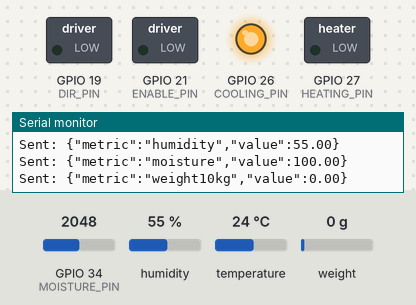
Recording of a sketch running on a simulated ESP32. Shown: switched loads named in the sketch (green lamp = pin HIGH), output pins drawn as LEDs (lit = HIGH), the last lines printed to the serial monitor. The inputs (shaded band) are chosen by the test bench; at power-on: temperature 24 °C, GPIO 34 (MOISTURE_PIN) = 2048, humidity 55 %, weight on the scale 0 g. Pins used as bus, display or sensor lines are not drawn.

Above: at 6.4 s.
6.5 s: temperature set to 29.5 °C
11.2 s: temperature set to 30.6 °C
At 15.3 s:
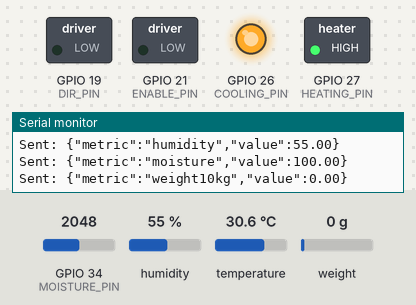
16.5 s: temperature set to 12 °C
At 20.3 s:
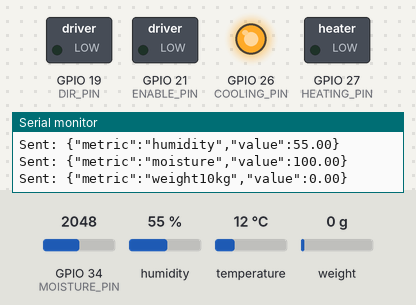
Timing chart, 0 to 21.8 s (numbered marks = the images above; inputs shaded):
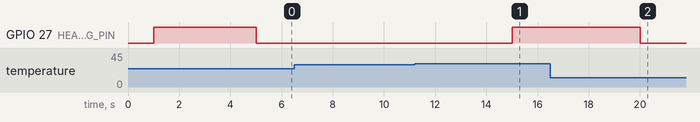

The sketch:

Main_Code_V4.2.ino
```cpp
#include <HardwareSerial.h>
#include "DHT.h"
#include "HX711.h"
#include <AccelStepper.h>
#include <ModbusMaster.h>

// === UART Communication (ESP32 <-> Raspberry Pi) ===
HardwareSerial SerialPi(1);
#define RXD2 13
#define TXD2 14

// === RS485 / Modbus for NPK sensor ===
#define RS485_RX 16
#define RS485_TX 17
HardwareSerial RS485Serial(2);
ModbusMaster node;

// === DHT22 Sensor ===
#define DHTPIN 23
#define DHTTYPE DHT22
DHT dht(DHTPIN, DHTTYPE);

// === Moisture Sensor ===
#define MOISTURE_PIN        34
#define MOISTURE_POWER_PIN  25
int MOISTURE_DRY_RAW = 0;
int MOISTURE_WET_RAW = 2048;

// === Temperature Control (Relays) ===
#define HEATING_PIN  27
#define COOLING_PIN  26

// === HX711 Load Cell (10kg) ===
#define DOUT_10KG 35
#define SCK_PIN   33
HX711 scale10kg;
float calibration_factor_10kg = 450.0;

// === DRV8825 Stepper Motor (for BPA Dispensing) ===
#define DIR_PIN    19
#define STEP_PIN   18
#define ENABLE_PIN 21
AccelStepper stepper(AccelStepper::DRIVER, STEP_PIN, DIR_PIN);
bool motorEnabled = false;

// === DC MOTORS (H-Bridge IN1-4) ===
// Motor A
#define DC_A_IN1 4
#define DC_A_IN2 5
bool dcMotorA_Running = false;
// Motor B
#define DC_B_IN3 2
#define DC_B_IN4 12
bool dcMotorB_Running = false;

// === Constants ===
#define AVG_READINGS 5
float avgBuffer10kg[AVG_READINGS];
int avgIndex = 0;

const float TEMP_MIN = 30.0;
const float TEMP_MAX = 55.0;
unsigned long lastSendTime = 0;
const unsigned long SEND_INTERVAL = 5000;

// === Dispensing Variables ===
bool isDispensing = false;
float targetDispenseAmount = 0.0;
float weightBeforeDispense = 0.0;
float weightTarget = 0.0;
unsigned long dispenseStartTime = 0;
const unsigned long DISPENSE_TIMEOUT = 20000;    // 20s safety cutoff

// === Helper Functions ===
float smooth(float newVal, float buffer[], int size) {
  buffer[avgIndex % size] = newVal;
  float sum = 0;
  for (int i = 0; i < size; i++) sum += buffer[i];
  return sum / size;
}

int readMoistureRaw(uint8_t samples = 10) {
  digitalWrite(MOISTURE_POWER_PIN, HIGH);
  delay(200);
  long sum = 0;
  for (uint8_t i = 0; i < samples; i++) {
    sum += analogRead(MOISTURE_PIN);
    delay(5);
  }
  digitalWrite(MOISTURE_POWER_PIN, LOW);
  return (int)(sum / samples);
}

float rawToMoisturePct(int raw) {
  if (MOISTURE_DRY_RAW == MOISTURE_WET_RAW) return 50.0f;
  float pct = 100.0f * (float)(raw - MOISTURE_DRY_RAW) / (float)(MOISTURE_WET_RAW - MOISTURE_DRY_RAW);
  if (pct < 0.0f) pct = 0.0f;
  if (pct > 100.0f) pct = 100.0f;
  return pct;
}

// === Stepper Motor Control ===
void enableMotor(bool state) {
  digitalWrite(ENABLE_PIN, state ? LOW : HIGH);
  motorEnabled = state;
}

void startDispensing(float manureWeight) {
  targetDispenseAmount = manureWeight * 0.004;

  if (scale10kg.is_ready()) {
    weightBeforeDispense = scale10kg.get_units(5);
    weightTarget = weightBeforeDispense + targetDispenseAmount;
  }

  Serial.printf("🐔 Manure: %.2f kg → BPA target: %.2f kg\n", manureWeight, targetDispenseAmount);

  digitalWrite(DIR_PIN, HIGH);
  delay(5);
  stepper.setSpeed(400);

  isDispensing = true;
  dispenseStartTime = millis();
  Serial.println("✅ Dispensing started - stepper running");
}

void stopDispensing() {
  stepper.setSpeed(0);
  isDispensing = false;
  Serial.println("✅ Dispensing stopped");

  // Start both DC motors after dispensing
  if (!dcMotorA_Running) startMotorA(true);
  if (!dcMotorB_Running) startMotorB(true);
}

// === DC Motor Control ===
void startMotorA(bool forward = true) {
  digitalWrite(DC_A_IN1, forward ? HIGH : LOW);
  digitalWrite(DC_A_IN2, forward ? LOW : HIGH);
  dcMotorA_Running = true;
  Serial.println("🚜 Motor A started");
}

void stopMotorA() {
  digitalWrite(DC_A_IN1, LOW);
  digitalWrite(DC_A_IN2, LOW);
  dcMotorA_Running = false;
  Serial.println("🛑 Motor A stopped");
}

void startMotorB(bool forward = true) {
  digitalWrite(DC_B_IN3, forward ? HIGH : LOW);
  digitalWrite(DC_B_IN4, forward ? LOW : HIGH);
  dcMotorB_Running = true;
  Serial.println("🚜 Motor B started");
}

void stopMotorB() {
  digitalWrite(DC_B_IN3, LOW);
  digitalWrite(DC_B_IN4, LOW);
  dcMotorB_Running = false;
  Serial.println("🛑 Motor B stopped");
}

// === Temperature Control ===
void controlTemperature(float currentTemp) {
  digitalWrite(HEATING_PIN, currentTemp < TEMP_MIN ? LOW : HIGH);
  digitalWrite(COOLING_PIN, currentTemp > TEMP_MAX ? LOW : HIGH);
}

// === Metrics ===
void sendMetric(String metric, float value) {
  String payload = "{\"metric\":\"" + metric + "\",\"value\":" + String(value, 2) + "}\n";
  SerialPi.print(payload);
  Serial.println("Sent: " + payload);
}

// === Setup ===
void setup() {
  Serial.begin(115200);
  SerialPi.begin(9600, SERIAL_8N1, RXD2, TXD2);
  Serial.println("ESP32 Composting + BPA Dispenser Starting...");

  RS485Serial.begin(4800, SERIAL_8N1, RS485_RX, RS485_TX);
  node.begin(1, RS485Serial);

  dht.begin();
  scale10kg.begin(DOUT_10KG, SCK_PIN);
  scale10kg.set_scale(calibration_factor_10kg);
  scale10kg.tare();

  pinMode(MOISTURE_POWER_PIN, OUTPUT);
  digitalWrite(MOISTURE_POWER_PIN, LOW);
  analogSetPinAttenuation(MOISTURE_PIN, ADC_11db);

  pinMode(HEATING_PIN, OUTPUT);
  pinMode(COOLING_PIN, OUTPUT);
  digitalWrite(HEATING_PIN, HIGH);
  digitalWrite(COOLING_PIN, HIGH);

  pinMode(ENABLE_PIN, OUTPUT);
  digitalWrite(ENABLE_PIN, LOW);
  pinMode(DIR_PIN, OUTPUT);
  digitalWrite(DIR_PIN, LOW);

  // DC Motors
  pinMode(DC_A_IN1, OUTPUT);
  pinMode(DC_A_IN2, OUTPUT);
  digitalWrite(DC_A_IN1, LOW);
  digitalWrite(DC_A_IN2, LOW);

  pinMode(DC_B_IN3, OUTPUT);
  pinMode(DC_B_IN4, OUTPUT);
  digitalWrite(DC_B_IN3, LOW);
  digitalWrite(DC_B_IN4, LOW);

  stepper.setMaxSpeed(1000);
  stepper.setAcceleration(500);
  stepper.setSpeed(0);

  for (int i = 0; i < AVG_READINGS; i++) avgBuffer10kg[i] = 0;
  randomSeed(analogRead(0));
}

// === Loop ===
void loop() {
  unsigned long currentTime = millis();

  // --- Sensor reading & temperature control ---
  if (!isDispensing && currentTime - lastSendTime >= SEND_INTERVAL) {
    lastSendTime = currentTime;

    float temperature = dht.readTemperature();
    float humidity = dht.readHumidity();
    if (isnan(temperature)) temperature = 25.0;
    if (isnan(humidity)) humidity = 60.0;

    controlTemperature(temperature);

    int moistureRaw = readMoistureRaw();
    float moisturePct = rawToMoisturePct(moistureRaw);

    float weight10kg = 0;
    if (scale10kg.is_ready()) {
      float w = scale10kg.get_units(5);
      if (w < 0) w = 0;
      weight10kg = smooth(w, avgBuffer10kg, AVG_READINGS);
    }

    sendMetric("temperature", temperature);
    sendMetric("humidity", humidity);
    sendMetric("moisture", moisturePct);
    sendMetric("weight10kg", weight10kg);
  }

  // --- Dispensing timeout ---
  if (isDispensing && millis() - dispenseStartTime > DISPENSE_TIMEOUT) {
    stopDispensing();
    Serial.println("⚠️ Dispense timeout reached!");
  }

  // --- Command Handling ---
  if (SerialPi.available() || Serial.available()) {
    String cmd = SerialPi.available() ? SerialPi.readStringUntil('\n')
                                      : Serial.readStringUntil('\n');
    cmd.trim();

    if (cmd.indexOf("\"phase\":\"dispensing\"") != -1) {
      float currentWeight = scale10kg.is_ready() ? scale10kg.get_units(5) : 5.0;
      if (!isDispensing) startDispensing(currentWeight);
    } else if (cmd.indexOf("\"phase\":\"active\"") != -1) {
      if (isDispensing) stopDispensing();
      if (dcMotorA_Running) stopMotorA();
      if (dcMotorB_Running) stopMotorB();
    } else if (cmd.indexOf("\"dispense\"") != -1) {
      float currentWeight = scale10kg.is_ready() ? scale10kg.get_units(5) : 5.0;
      if (!isDispensing) startDispensing(currentWeight);
    }
  }

  stepper.runSpeed();
}
```

Measured:
- the behaviour switches between 29.9 and 30 °C on temperature (found by bisection; images 0 and 1)
- after the input at 11.2 s, GPIO 27 (HEATING_PIN): LOW → HIGH after 3.8 s
- after the input at 16.5 s, GPIO 27 (HEATING_PIN): HIGH → LOW after 3.5 s
